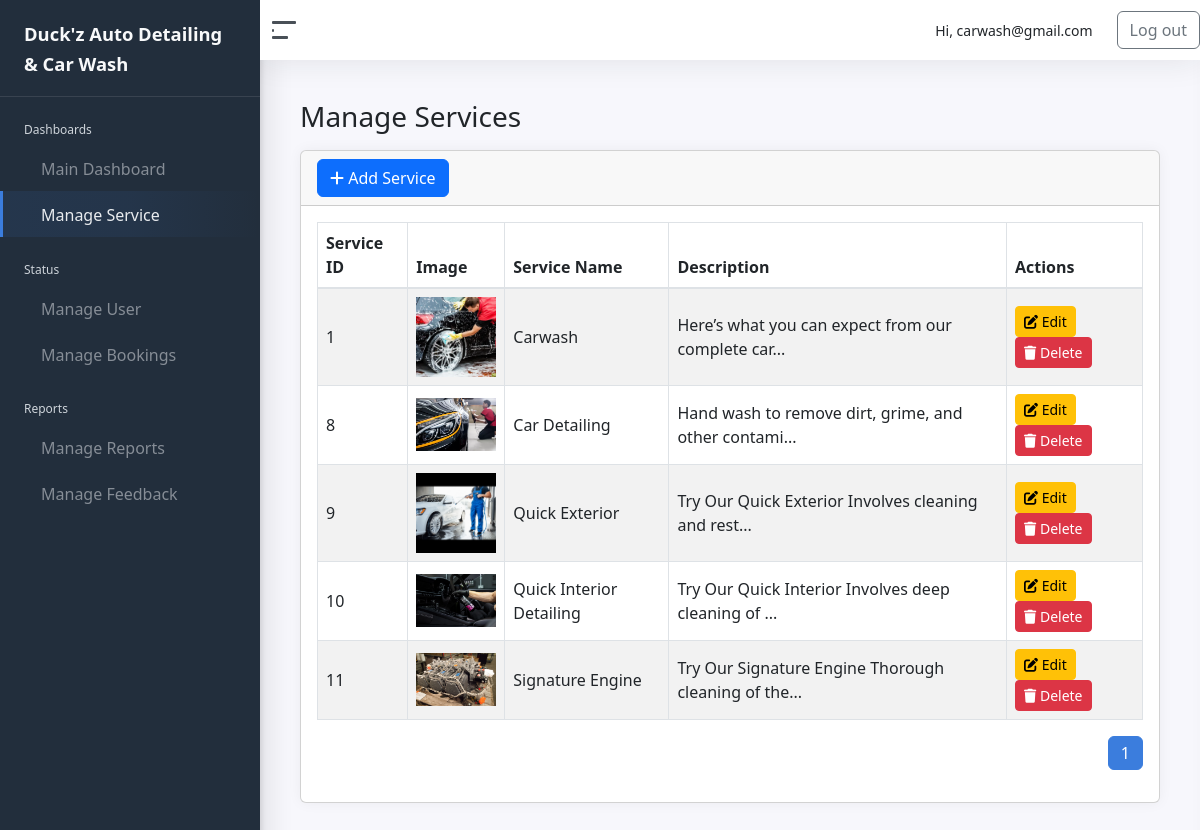
The page /admin/manage_services.php (signed in) on the database its author committed.
### tables this page shows
CREATE TABLE `service` (
  `ServiceID` int(11) NOT NULL,
  `ServiceName` varchar(100) NOT NULL,
  `Description` text DEFAULT NULL,
  `ImagePath` varchar(255) DEFAULT NULL,
  `BasePrice` decimal(10,2) NOT NULL DEFAULT 0.00
);

### admin/manage_services.php (the view, shortened to what this page needs)
<?php
require_once '../connection/conn.php';
$limit = 5;
$page = isset($_GET['page']) ? (int)$_GET['page'] : 1;
$totalResult = mysqli_query($conn, "SELECT COUNT(*) as total FROM service");
$totalRow = mysqli_fetch_assoc($totalResult);
$totalPages = ceil($totalRow['total'] / $limit);
$sql = "SELECT * FROM service ORDER BY ServiceID ASC";
$result = mysqli_query($conn, $sql);
?>
<!DOCTYPE html>
<html lang="en">
    <head>
    <?php include 'includes/head.php'; ?>
    </head>
<body>
<div class="wrapper">
<?php include 'includes/sidebar.php'; ?>
    <div class="main">
        <?php include 'includes/navbar.php'; ?>
        <main class="content">
            <div class="container-fluid p-0">
                <h1 class="h3 mb-3">Manage Services</h1>
                <div class="row">
                    <div class="col-12">
                        <div class="card">
                            <div class="card-header">
                                <button class="btn btn-primary" data-bs-toggle="modal" data-bs-target="#addServiceModal">
                                    <i class="fa fa-plus"></i> Add Service
                                </button>
                            </div>
                            <div class="card-body">
                                <table id="example" class="table table-striped table-bordered">
                                    <thead>
                                        <tr>
                                            <th>Service ID</th>
                                            <th>Image</th>
                                            <th>Service Name</th>
                                            <th>Description</th>
                                            <th>Actions</th>
                                        </tr>
                                    </thead>
                                    <tbody>
                                    <?php while ($row = mysqli_fetch_assoc($result)): ?>
                                        <tr>
                                            <td><?php echo $row['ServiceID']; ?></td>
                                            <td><img src="../uploads/services/<?php echo $row['ImagePath']; ?>" width="80"></td>
                                            <td><?php echo $row['ServiceName']; ?></td>
                                            <td title="<?php echo htmlspecialchars($row['Description']); ?>">
                                                <?php echo strlen($row['Description']) > 50 ? substr($row['Description'], 0, 50) . '...' : $row['Description']; ?>
                                            </td>
                                            <td>
                                                <button class="btn btn-warning btn-sm" onclick="editService(<?php echo $row['ServiceID']; ?>)" data-bs-toggle="modal" data-bs-target="#editServiceModal">
                                                    <i class="fa fa-edit"></i> Edit
                                                </button>
                                                <form action="manage_services.php" method="POST" style="display:inline;">
                                                    <button type="submit" name="delete_service" class="btn btn-danger btn-sm" onclick="return confirm('Are you sure you want to delete this service?')">
                                                        <i class="fa fa-trash"></i> Delete
                                                    </button>
                                                </form>
                                            </td>
                                        </tr>
                                    <?php endwhile; ?>
                                    </tbody>
                                </table>
                                <nav>
                                    <ul class="pagination justify-content-end mt-3">
                                        <?php for ($i = 1; $i <= $totalPages; $i++): ?>
                                            <li class="page-item <?php echo ($i == $page) ? 'active' : ''; ?>">
                                                <a class="page-link" href="?page=<?php echo $i; ?>"><?php echo $i; ?></a>
                                            </li>
                                        <?php endfor; ?>
                                    </ul>
                                </nav>
                            </div>
                        </div>
                    </div>
                </div>
            </div>
        </main>
    </div>
</div>
</body>
</html>

### admin/css/admin-style.css (style rules this page uses)
html { scroll-behavior: smooth; }
body { background-color: #f8f9fa; font-family: 'Segoe UI', Tahoma, Geneva, Verdana, sans-serif; color: #333; }
.content { max-height: 100vh; overflow-y: auto; }
.wrapper { height: 100vh; }
.main { flex: 1; overflow-y: auto; padding-bottom: 50px; height: calc(100vh - 60px); }
.card { border: 1px solid #ddd; margin-bottom: 20px; transition: transform 0.3s ease-in-out, box-shadow 0.3s ease; border-radius: 10px; opacity: 0; animation: fadeInUp 0.8s forwards; }
.card-body { padding: 20px; background-color: #ffffff; border-radius: 10px; }

### rows shown on the page
service: ServiceID "1", ImagePath (picture), ServiceName "Carwash", Description "Here’s what you can expect from our complete car"
service: ServiceID "8", ImagePath (picture), ServiceName "Car Detailing", Description "Hand wash to remove dirt, grime, and other contami"
service: ServiceID "9", ImagePath (picture), ServiceName "Quick Exterior", Description "Try Our Quick Exterior Involves cleaning and rest"
service: ServiceID "10", ImagePath (picture), ServiceName "Quick Interior Detailing", Description "Try Our Quick Interior Involves deep cleaning of"
service: ServiceID "11", ImagePath (picture), ServiceName "Signature Engine", Description "Try Our Signature Engine Thorough cleaning of the"

### other values the page prints
$_SESSION["email"] "carwash@gmail.com"
